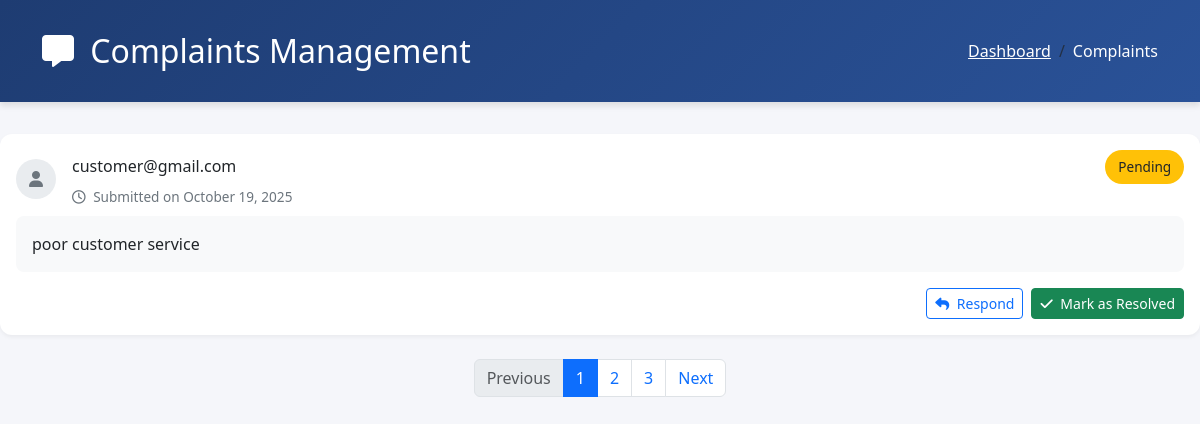
Screenshot of /complaints/ (signed in) with the database file from the repository.
### autocareweb/models.py (models this page shows, shortened)
class CustomerComplaint(models.Model):
    user = models.ForeignKey(CustomUser, on_delete=models.CASCADE, related_name='complaints')
    complaint = models.TextField()

class CustomUser(AbstractBaseUser, PermissionsMixin):
    email = models.EmailField(unique=True)
    role = models.CharField(max_length=20, choices=UserRole.choices, default=UserRole.CUSTOMER)
    is_active = models.BooleanField(default=True)
    is_staff = models.BooleanField(default=False)
    objects = CustomUserManager()
    USERNAME_FIELD = 'email'
    REQUIRED_FIELDS = []

### autocareweb/views.py (the view)
@login_required
def complaint_list(request):
    complaints = CustomerComplaint.objects.all()
    return render(request, 'complaint_list.html', {'complaints': complaints})

### templates/complaint_list.html (shortened to what this page needs)
<!DOCTYPE html>
<html lang="en">
<head>
    <link href="https://cdnjs.cloudflare.com/ajax/libs/bootstrap/5.3.0/css/bootstrap.min.css" rel="stylesheet">
    <link href="https://cdnjs.cloudflare.com/ajax/libs/font-awesome/6.4.0/css/all.min.css" rel="stylesheet">
</head>
<body>
    <div class="page-header">
        <div class="container">
            <div class="d-flex justify-content-between align-items-center">
                <h2 class="mb-0">
                    <i class="fas fa-comment-alt me-2"></i>
                    Complaints Management
                </h2>
                <nav aria-label="breadcrumb">
                    <ol class="breadcrumb mb-0">
                        <li class="breadcrumb-item"><a href="#" class="text-white">Dashboard</a></li>
                        <li class="breadcrumb-item active text-white" aria-current="page">Complaints</li>
                    </ol>
                </nav>
            </div>
        </div>
    </div>
        <div class="complaints-list">
            {% for complaint in complaints %}
            <div class="card complaint-card">
                <div class="card-body">
                    <div class="d-flex align-items-center">
                        <div class="user-icon">
                            <i class="fas fa-user text-secondary"></i>
                        </div>
                        <div class="flex-grow-1">
                            <div class="d-flex justify-content-between align-items-center">
                                <h6 class="mb-0">{{ complaint.user.email }}</h6>
                                <span class="status-badge bg-warning text-dark">Pending</span>
                            </div>
                            <span class="timestamp">
                                <i class="far fa-clock me-1"></i>
                                Submitted on {% now "F j, Y" %}
                            </span>
                        </div>
                    </div>
                    <div class="complaint-content">
                        <p class="mb-0">{{ complaint.complaint }}</p>
                    </div>
                    <div class="mt-3 d-flex justify-content-end gap-2">
                        <button class="btn btn-outline-primary btn-sm">
                            <i class="fas fa-reply me-1"></i>
                            Respond
                        </button>
                        <button class="btn btn-success btn-sm">
                            <i class="fas fa-check me-1"></i>
                            Mark as Resolved
                        </button>
                    </div>
                </div>
            </div>
            {% empty %}
            <div class="text-center py-5">
                <i class="fas fa-inbox fa-3x text-muted mb-3"></i>
                <h5>No Complaints Found</h5>
                <p class="text-muted">There are currently no complaints in the system.</p>
            </div>
            {% endfor %}
        </div>
        <nav aria-label="Page navigation" class="mt-4">
            <ul class="pagination justify-content-center">
                <li class="page-item disabled">
                    <a class="page-link" href="#" tabindex="-1">Previous</a>
                </li>
                <li class="page-item active"><a class="page-link" href="#">1</a></li>
                <li class="page-item"><a class="page-link" href="#">2</a></li>
                <li class="page-item"><a class="page-link" href="#">3</a></li>
                <li class="page-item">
                    <a class="page-link" href="#">Next</a>
                </li>
            </ul>
        </nav>
</body>
</html>

### templates/complaint_list.html (style rules this page uses)
body { background-color: #f5f6fa; font-family: 'Segoe UI', Tahoma, Geneva, Verdana, sans-serif; }
.page-header { background: linear-gradient(135deg, #1e3c72 0%, #2a5298 100%); color: white; padding: 2rem 0; margin-bottom: 2rem; box-shadow: 0 4px 6px rgba(0,0,0,0.1); }
.complaint-card { border: none; border-radius: 12px; box-shadow: 0 2px 4px rgba(0,0,0,0.05); transition: transform 0.2s ease, box-shadow 0.2s ease; margin-bottom: 1rem; }
.user-icon { width: 40px; height: 40px; background-color: #e9ecef; border-radius: 50%; display: flex; align-items: center; justify-content: center; margin-right: 1rem; }
.timestamp { font-size: 0.85rem; color: #6c757d; }
.complaint-content { background-color: #f8f9fa; border-radius: 8px; padding: 1rem; margin-top: 0.5rem; }
.status-badge { font-size: 0.85rem; padding: 0.4rem 0.8rem; border-radius: 50px; }

### rows the page displays
CustomerComplaint: user.email "customer@gmail.com", now "October 19, 2025", complaint "poor customer service"
